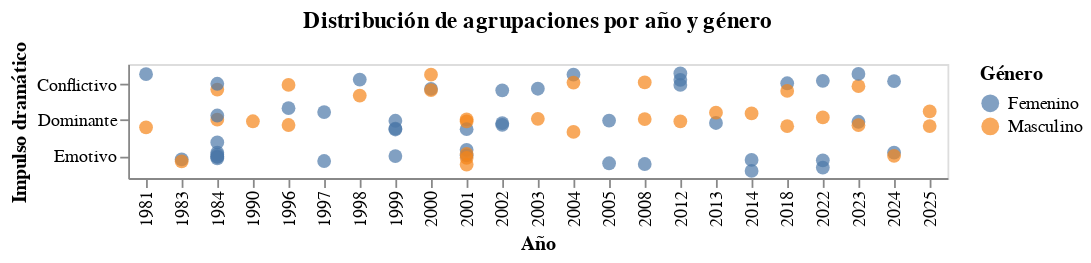

The notebook cell this image was saved under:
### Code cell
chart = alt.Chart(df).mark_circle(size=60).encode(
    x=alt.X('año:O', title='Año'),
    y=alt.Y('Agrupaciones:N', title='Impulso dramático'),
    color=alt.Color('genero:N', title='Género'),
    tooltip=['personaje', 'Agrupaciones', 'genero', 'año']
).transform_calculate(
    jitter="sqrt(-2*log(random()))*cos(2*PI*random())"
).encode(
    yOffset='jitter:Q'
).properties(
    title='Distribución de agrupaciones por año y género'
)

chart

### Figure 1 — Vega-Lite specification as saved in the notebook (floating-point values rounded to 4 significant figures)
{"config": {"view": {"continuousWidth": 300, "continuousHeight": 300}}, "data": {"name": "data-dc6edd14377c7f2879fd6ae60e64e24b"}, "mark": {"type": "circle", "size": 60}, "encoding": {"color": {"field": "genero", "title": "Género", "type": "nominal"}, "tooltip": [{"field": "personaje", "type": "nominal"}, {"field": "Agrupaciones", "type": "nominal"}, {"field": "genero", "type": "nominal"}, {"field": "año", "type": "quantitative"}], "x": {"field": "año", "title": "Año", "type": "ordinal"}, "y": {"field": "Agrupaciones", "title": "Impulso dramático", "type": "nominal"}, "yOffset": {"field": "jitter", "type": "quantitative"}}, "title": "Distribución de agrupaciones por año y género", "transform": [{"calculate": "sqrt(-2*log(random()))*cos(2*PI*random())", "as": "jitter"}], "$schema": "https://vega.github.io/schema/vega-lite/v5.20.1.json", "datasets": {"data-dc6edd14377c7f2879fd6ae60e64e24b": [{"personaje": "Marcia Espínola", "genero": "Femenino", "roles": "Protagonista", "teleserie": "La madrastra", "genero-teleserie": "Drama", "canal": "T13", "año": 1981, "tipo-de-accion": "Regresa después de 20 años para demostrar su inocencia", "estado-civil": "Casado", "fuerza-actua": "Perjudicada", "Agrupaciones": "Conflictivo", "agrupaciones": "Placeholder"}, {"personaje": "Esteban San Lucas", "genero": "Masculino", "roles": "Protagonista", "teleserie": "La madrastra", "genero-teleserie": "Drama", "canal": "T13", "año": 1981, "tipo-de-accion": "Le miente a sus hijos y encierra a su esposa en la cárcel ", "estado-civil": "Casado", "fuerza-actua": "Poderoso", "Agrupaciones": "Dominante", "agrupaciones": "Placeholder"}, {"personaje": "Dalia Venezzia", "genero": "Femenino", "roles": "Protagonista", "teleserie": "La noche del cobarde", "genero-teleserie": "Drama", "canal": "T13", "año": 1983, "tipo-de-accion": "Busca venganza de quien la violó", "estado-civil": "Soltero", "fuerza-actua": "Justicia", "Agrupaciones": "Emotivo", "agrupaciones": "Placeholder"}, {"personaje": "Almiro Villarrobles ", "genero": "Masculino", "roles": "Antagonista", "teleserie": "La noche del cobarde", "genero-teleserie": "Drama", "canal": "T13", "año": 1983, "tipo-de-accion": "Vuelve al pueblo donde viejas culpas lo persiguen", "estado-civil": "Soltero", "fuerza-actua": "Justicia", "Agrupaciones": "Emotivo", "agrupaciones": "Placeholder"}, {"personaje": "Hernán Ugalde ", "genero": "Masculino", "roles": "Protagonista", "teleserie": "La torre 10", "genero-teleserie": "Drama", "canal": "TVN", "año": 1984, "tipo-de-accion": "Llega a la torre pero se enfrenta con su exesposa y diversos problemas", "estado-civil": "Viudo", "fuerza-actua": "Perjudicada", "Agrupaciones": "Conflictivo", "agrupaciones": "Placeholder"}, {"personaje": "Thelma Bernhardt", "genero": "Femenino", "roles": "Antagonista", "teleserie": "La torre 10", "genero-teleserie": "Drama", "canal": "TVN", "año": 1984, "tipo-de-accion": "Enamorada, cobra venganzas y daña para que esten con ella", "estado-civil": "Soltero", "fuerza-actua": "Venganza", "Agrupaciones": "Emotivo", "agrupaciones": "Placeholder"}, {"personaje": "Teresa Rodríguez", "genero": "Femenino", "roles": "Protagonista", "teleserie": "Las herederas", "genero-teleserie": "Drama", "canal": "T13", "año": 1984, "tipo-de-accion": "Debe recibirse de periodista para obtener la herencia", "estado-civil": "Soltero", "fuerza-actua": "Obligada", "Agrupaciones": "Emotivo", "agrupaciones": "Placeholder"}, {"personaje": "Patricia Duval", "genero": "Femenino", "roles": "Protagonista", "teleserie": "Las herederas", "genero-teleserie": "Drama", "canal": "T13", "año": 1984, "tipo-de-accion": "Debe casarse con Rafael para obtener la herencia ", "estado-civil": "Soltero", "fuerza-actua": "Obligada", "Agrupaciones": "Emotivo", "agrupaciones": "Placeholder"}, {"personaje": "Isadora Duval", "genero": "Femenino", "roles": "Protagonista", "teleserie": "Las herederas", "genero-teleserie": "Drama", "canal": "T13", "año": 1984, "tipo-de-accion": "Debe dejar su carrera e irse a vivir a una hacienda para obtener la herencia", "estado-civil": "Soltero", "fuerza-actua": "Obligada", "Agrupaciones": "Emotivo", "agrupaciones": "Placeholder"}, {"personaje": "Ana María Zelada", "genero": "Femenino", "roles": "Protagonista", "teleserie": "Las herederas", "genero-teleserie": "Drama", "canal": "T13", "año": 1984, "tipo-de-accion": "Debe vivir con su madre a la que no conoce para recibir la herencia ", "estado-civil": "Soltero", "fuerza-actua": "Obligada", "Agrupaciones": "Emotivo", "agrupaciones": "Placeholder"}, {"personaje": "Gilda Díaz-Steiner", "genero": "Femenino", "roles": "Protagonista", "teleserie": "Las herederas", "genero-teleserie": "Drama", "canal": "T13", "año": 1984, "tipo-de-accion": "Debe volver al país para obtener la herencia", "estado-civil": "Soltero", "fuerza-actua": "Obligada", "Agrupaciones": "Emotivo", "agrupaciones": "Placeholder"}, {"personaje": "Ladislao Duval", "genero": "Masculino", "roles": "Secundario", "teleserie": "Las herederas", "genero-teleserie": "Drama", "canal": "T13", "año": 1984, "tipo-de-accion": "Deja una herencia a mujeres que no compartían nada en común", "estado-civil": "Soltero", "fuerza-actua": "Poderoso", "Agrupaciones": "Dominante", "agrupaciones": "Placeholder"}, {"personaje": "Artemisa Mykonos ", "genero": "Femenino", "roles": "Protagonista", "teleserie": "Los títeres", "genero-teleserie": "Drama", "canal": "T13", "año": 1984, "tipo-de-accion": "Busca venganza de quien le hacia bullying toda su vida", "estado-civil": "Prometido", "fuerza-actua": "Perjudicada", "Agrupaciones": "Conflictivo", "agrupaciones": "Placeholder"}, {"personaje": "Adriana Godan", "genero": "Femenino", "roles": "Antagonista", "teleserie": "Los títeres", "genero-teleserie": "Drama", "canal": "T13", "año": 1984, "tipo-de-accion": "Trata de dañar a la protagonista con el poder y la belleza que tiene", "estado-civil": "Soltero", "fuerza-actua": "Poderoso", "Agrupaciones": "Dominante", "agrupaciones": "Placeholder"}, {"personaje": "Leo Castillo ", "genero": "Masculino", "roles": "Protagonista", "teleserie": "¿Te conté?", "genero-teleserie": "Drama", "canal": "T13", "año": 1990, "tipo-de-accion": "Debe escoger entre dos enamoradas", "estado-civil": "Soltero", "fuerza-actua": "Líder", "Agrupaciones": "Dominante", "agrupaciones": "Placeholder"}, {"personaje": "Federico Valdivieso", "genero": "Masculino", "roles": "Protagonista", "teleserie": "Sucupira ", "genero-teleserie": "Comedia", "canal": "TVN", "año": 1996, "tipo-de-accion": "Se postula a alcalde con un pésimo programa", "estado-civil": "Soltero", "fuerza-actua": "Poderoso", "Agrupaciones": "Dominante", "agrupaciones": "Placeholder"}, {"personaje": "Mariana Montero", "genero": "Femenino", "roles": "Protagonista", "teleserie": "Sucupira ", "genero-teleserie": "Comedia", "canal": "TVN", "año": 1996, "tipo-de-accion": "Se postula a alcalde para poder tener más poder", "estado-civil": "Viudo", "fuerza-actua": "Poderoso", "Agrupaciones": "Dominante", "agrupaciones": "Placeholder"}, {"personaje": "Emilio", "genero": "Masculino", "roles": "Protagonista", "teleserie": "Playa salvaje", "genero-teleserie": "Comedia", "canal": "TVN", "año": 1996, "tipo-de-accion": "Joven surfista que debe enfrentar sus traumas del pasado", "estado-civil": "En relación", "fuerza-actua": "Perjudicada", "Agrupaciones": "Conflictivo", "agrupaciones": "Placeholder"}, {"personaje": "Paulina ", "genero": "Femenino", "roles": "Protagonista", "teleserie": "Playa salvaje", "genero-teleserie": "Drama", "canal": "T13", "año": 1997, "tipo-de-accion": "Novia de emilio que se preocupa de él pero sus miedos la frenan", "estado-civil": "En relación", "fuerza-actua": "Enamorada", "Agrupaciones": "Emotivo", "agrupaciones": "Placeholder"}, {"personaje": "Gabriela Ossandón", "genero": "Femenino", "roles": "Antagonista", "teleserie": "Playa salvaje", "genero-teleserie": "Drama", "canal": "T13", "año": 1997, "tipo-de-accion": "Dueña de una empresa que la conecta con una fallecida de la playa", "estado-civil": "Soltero", "fuerza-actua": "Poderoso", "Agrupaciones": "Dominante", "agrupaciones": "Placeholder"}, {"personaje": "Vaitea Ahoa Tuki ", "genero": "Femenino", "roles": "Protagonista", "teleserie": "Iorana ", "genero-teleserie": "Comedia romántica", "canal": "TVN", "año": 1998, "tipo-de-accion": "Se quiere casar pero no puede por el padre de su novio", "estado-civil": "Prometido", "fuerza-actua": "Perjudicada", "Agrupaciones": "Conflictivo", "agrupaciones": "Placeholder"}, {"personaje": "Cristián", "genero": "Masculino", "roles": "Protagonista", "teleserie": "Iorana ", "genero-teleserie": "Comedia romántica", "canal": "TVN", "año": 1998, "tipo-de-accion": "Se quiere casar pero su padre vuelve a la isla y debe resolver los conflictos que dejo", "estado-civil": "Prometido", "fuerza-actua": "Perjudicada", "Agrupaciones": "Conflictivo", "agrupaciones": "Placeholder"}, {"personaje": "Catalina Chamorro", "genero": "Femenino", "roles": "Protagonista", "teleserie": "La fiera", "genero-teleserie": "Comedia romántica", "canal": "TVN", "año": 1999, "tipo-de-accion": "La quieren casar obligada pero se mantiene alejada por su fuerte carácter", "estado-civil": "Soltero", "fuerza-actua": "Obligada", "Agrupaciones": "Emotivo", "agrupaciones": "Placeholder"}, {"personaje": "Magdalena Ossandón", "genero": "Femenino", "roles": "Antagonista", "teleserie": "La fiera", "genero-teleserie": "Comedia romántica", "canal": "TVN", "año": 1999, "tipo-de-accion": "Mantiene una relacion con el hermano de la protagonista pero busca dañarla", "estado-civil": "Soltero", "fuerza-actua": "Poderoso", "Agrupaciones": "Dominante", "agrupaciones": "Placeholder"}, {"personaje": "Emilia Patiño", "genero": "Femenino", "roles": "Protagonista", "teleserie": "Aquelarre", "genero-teleserie": "Drama", "canal": "TVN", "año": 1999, "tipo-de-accion": "Se hace cargo de administrar las tierras de su padre, se enamora del hijo de Elena", "estado-civil": "Prometido", "fuerza-actua": "Poderoso", "Agrupaciones": "Dominante", "agrupaciones": "Placeholder"}, {"personaje": "Elena Vergara", "genero": "Femenino", "roles": "Antagonista", "teleserie": "Aquelarre", "genero-teleserie": "Drama", "canal": "TVN", "año": 1999, "tipo-de-accion": "Es benefactora de su pueblo, odia a su hijo sobre todo", "estado-civil": "Soltero", "fuerza-actua": "Poderoso", "Agrupaciones": "Dominante", "agrupaciones": "Placeholder"}, {"personaje": "Jovanka Antich", "genero": "Femenino", "roles": "Protagonista", "teleserie": "Romané", "genero-teleserie": "Comedia romántica", "canal": "TVN", "año": 2000, "tipo-de-accion": "Joven madre que es humillada por su primer esposo y vuelve a Chile con un secreto", "estado-civil": "Soltero", "fuerza-actua": "Perjudicada", "Agrupaciones": "Conflictivo", "agrupaciones": "Placeholder"}, {"personaje": "Padre Juan Bautista Domínguez", "genero": "Masculino", "roles": "Protagonista", "teleserie": "Romané", "genero-teleserie": "Comedia romántica", "canal": "TVN", "año": 2000, "tipo-de-accion": "Padre que se enamora de la protagonista pero es hermano de su primer marido", "estado-civil": "Soltero", "fuerza-actua": "Perjudicada", "Agrupaciones": "Conflictivo", "agrupaciones": "Placeholder"}, {"personaje": "Rafael Antonio Domínguez", "genero": "Masculino", "roles": "Antagonista", "teleserie": "Romané", "genero-teleserie": "Comedia romántica", "canal": "TVN", "año": 2000, "tipo-de-accion": "Es padre de una hija de la protagonista pero no lo sabe", "estado-civil": "Soltero", "fuerza-actua": "Perjudicada", "Agrupaciones": "Conflictivo", "agrupaciones": "Placeholder"}, {"personaje": "Fernanda", "genero": "Femenino", "roles": "Secundario", "teleserie": "Amores de mercado", "genero-teleserie": "Comedia", "canal": "TVN", "año": 2001, "tipo-de-accion": "Enamorada de Rodolfo no sabe que es su otro hermano", "estado-civil": "Prometido", "fuerza-actua": "Enamorada", "Agrupaciones": "Emotivo", "agrupaciones": "Placeholder"}, {"personaje": "Betsabé", "genero": "Femenino", "roles": "Secundario", "teleserie": "Amores de mercado", "genero-teleserie": "Comedia", "canal": "TVN", "año": 2001, "tipo-de-accion": "Novia enamorada de Pelluco que no sabe que es otra persona quien trabaja en el mercado", "estado-civil": "Soltero", "fuerza-actua": "Enamorada", "Agrupaciones": "Emotivo", "agrupaciones": "Placeholder"}, {"personaje": "Pelluco", "genero": "Masculino", "roles": "Protagonista", "teleserie": "Amores de mercado", "genero-teleserie": "Comedia", "canal": "TVN", "año": 2001, "tipo-de-accion": "Es de clase media que trabaja en el mercado pero sin saberlo cambia de vida con su gemelo", "estado-civil": "Soltero", "fuerza-actua": "Afectado", "Agrupaciones": "Emotivo", "agrupaciones": "Placeholder"}, {"personaje": "Rodolfo", "genero": "Masculino", "roles": "Protagonista", "teleserie": "Amores de mercado", "genero-teleserie": "Comedia", "canal": "TVN", "año": 2001, "tipo-de-accion": "Es de clase alta, vive con lujos pero cambia de vida y entra a trabajar al mercado", "estado-civil": "Prometido", "fuerza-actua": "Afectado", "Agrupaciones": "Emotivo", "agrupaciones": "Placeholder"}, {"personaje": "Ignacio Valdés", "genero": "Masculino", "roles": "Antagonista", "teleserie": "Amores de mercado", "genero-teleserie": "Comedia", "canal": "TVN", "año": 2001, "tipo-de-accion": "Hermanastro que busca quedarse con Fernanda", "estado-civil": "Soltero", "fuerza-actua": "Ambición ", "Agrupaciones": "Dominante", "agrupaciones": "Placeholder"}, {"personaje": "Inés Clark García", "genero": "Femenino", "roles": "Protagonista", "teleserie": "Pampa ilusión", "genero-teleserie": "Comedia romántica", "canal": "TVN", "año": 2001, "tipo-de-accion": "Se hace pasar por hombre en el día para acercarse a su papá y descubrir su pasado", "estado-civil": "Soltero", "fuerza-actua": "Decisivo ", "Agrupaciones": "Dominante", "agrupaciones": "Placeholder"}, {"personaje": "José Miguel Inostroza", "genero": "Masculino", "roles": "Protagonista", "teleserie": "Pampa ilusión", "genero-teleserie": "Comedia romántica", "canal": "TVN", "año": 2001, "tipo-de-accion": "Se enamora pérdidamente de Inés, sin  saber que es hija de su patrón", "estado-civil": "Soltero", "fuerza-actua": "Enamorada", "Agrupaciones": "Emotivo", "agrupaciones": "Placeholder"}, {"personaje": "William Clark Stevensons", "genero": "Masculino", "roles": "Antagonista", "teleserie": "Pampa ilusión", "genero-teleserie": "Comedia romántica", "canal": "TVN", "año": 2001, "tipo-de-accion": "Es un empresario que odia a su hija y que tratara de hacer todo lo posible para vivir cómodo y en paz", "estado-civil": "Casado", "fuerza-actua": "Poderoso", "Agrupaciones": "Dominante", "agrupaciones": "Placeholder"}, {"personaje": "Olga Soto", "genero": "Femenino", "roles": "Protagonista", "teleserie": "El circo de las Montini", "genero-teleserie": "Comedia", "canal": "TVN", "año": 2002, "tipo-de-accion": "Dueña del circo que busca dejar a una de sus hijas a cargo", "estado-civil": "Viudo", "fuerza-actua": "Poderoso", "Agrupaciones": "Dominante", "agrupaciones": "Placeholder"}, {"personaje": "Olga segunda", "genero": "Femenino", "roles": "Protagonista", "teleserie": "El circo de las Montini", "genero-teleserie": "Comedia", "canal": "TVN", "año": 2002, "tipo-de-accion": "Hija preferida que esconde el secreto de su hija y cuando regresa trae problemas del pasado", "estado-civil": "Soltero", "fuerza-actua": "Poderoso", "Agrupaciones": "Dominante", "agrupaciones": "Placeholder"}, {"personaje": "Olga tercera", "genero": "Femenino", "roles": "Secundario", "teleserie": "El circo de las Montini", "genero-teleserie": "Comedia", "canal": "TVN", "año": 2002, "tipo-de-accion": "Hija de Olga segunda, se enamora de su papá sin saber quien es", "estado-civil": "Soltero", "fuerza-actua": "Perjudicada", "Agrupaciones": "Conflictivo", "agrupaciones": "Placeholder"}, {"personaje": "Valentina Fernández de Mercader", "genero": "Femenino", "roles": "Protagonista", "teleserie": "Machos", "genero-teleserie": "Drama", "canal": "T13", "año": 2003, "tipo-de-accion": "Esposa del connotado médico, padre de 7 hijos", "estado-civil": "Casado", "fuerza-actua": "Perjudicada", "Agrupaciones": "Conflictivo", "agrupaciones": "Placeholder"}, {"personaje": "Ángel Mercader", "genero": "Masculino", "roles": "Protagonista", "teleserie": "Machos", "genero-teleserie": "Drama", "canal": "T13", "año": 2003, "tipo-de-accion": "Famoso médico que trata de educar a sus hijos como machos", "estado-civil": "Casado", "fuerza-actua": "Poderoso", "Agrupaciones": "Dominante", "agrupaciones": "Placeholder"}, {"personaje": "Matilde del Solar", "genero": "Femenino", "roles": "Protagonista", "teleserie": "Los pincheira", "genero-teleserie": "Drama", "canal": "TVN", "año": 2004, "tipo-de-accion": "Esposa de Martin que sufre mucho por su infeliz matrimonio y es secuestrada para conseguir dinero", "estado-civil": "Casado", "fuerza-actua": "Perjudicada", "Agrupaciones": "Conflictivo", "agrupaciones": "Placeholder"}, {"personaje": "Miguel Molina Linares", "genero": "Masculino", "roles": "Protagonista", "teleserie": "Los pincheira", "genero-teleserie": "Drama", "canal": "TVN", "año": 2004, "tipo-de-accion": "Hijo mayor de su padre, al cual asesinaron, roba comida y secuestra mujeres para obtener dinero", "estado-civil": "Soltero", "fuerza-actua": "Perjudicada", "Agrupaciones": "Conflictivo", "agrupaciones": "Placeholder"}, {"personaje": "Martín Ortúzar", "genero": "Masculino", "roles": "Antagonista", "teleserie": "Los pincheira", "genero-teleserie": "Drama", "canal": "TVN", "año": 2004, "tipo-de-accion": "Poderoso heredero de tierras que está casado pero su esposa es secuestrada por Miguel", "estado-civil": "Casado", "fuerza-actua": "Poderoso", "Agrupaciones": "Dominante", "agrupaciones": "Placeholder"}, {"personaje": "Beatriz González", "genero": "Femenino", "roles": "Protagonista", "teleserie": "Brujas", "genero-teleserie": "Comedia dramática", "canal": "T13", "año": 2005, "tipo-de-accion": "Es humilde y trabaja como profesional del servicio. Se enamora del dueño que fallece y ella toma venganza", "estado-civil": "Viudo", "fuerza-actua": "Venganza", "Agrupaciones": "Emotivo", "agrupaciones": "Placeholder"}, {"personaje": "Cassandra García", "genero": "Femenino", "roles": "Antagonista", "teleserie": "Brujas", "genero-teleserie": "Comedia dramática", "canal": "T13", "año": 2005, "tipo-de-accion": "Es la principal sospechosa del la muerte del dueño, busca siempre alcanzar mejor posición laboral", "estado-civil": "En relación", "fuerza-actua": "Poderoso", "Agrupaciones": "Dominante", "agrupaciones": "Placeholder"}, {"personaje": "Leonor Amenábar Montt", "genero": "Femenino", "roles": "Protagonista", "teleserie": "El señor de la querencia", "genero-teleserie": "Drama", "canal": "TVN", "año": 2008, "tipo-de-accion": "Esposa de Echenique, comienza a enamorarse de Manuel", "estado-civil": "Casado", "fuerza-actua": "Enamorada", "Agrupaciones": "Emotivo", "agrupaciones": "Placeholder"}, {"personaje": "Manuel Pradenas Leiva", "genero": "Masculino", "roles": "Protagonista", "teleserie": "El señor de la querencia", "genero-teleserie": "Drama", "canal": "TVN", "año": 2008, "tipo-de-accion": "Es obrero del imperio Echenique, pero aun no conoce las relaciones que mantiene con la querencia", "estado-civil": "Soltero", "fuerza-actua": "Perjudicada", "Agrupaciones": "Conflictivo", "agrupaciones": "Placeholder"}, {"personaje": "José Luis Echeñique Valdivieso", "genero": "Masculino", "roles": "Antagonista", "teleserie": "El señor de la querencia", "genero-teleserie": "Drama", "canal": "TVN", "año": 2008, "tipo-de-accion": "Dueño del imperio, su esposa se enamora del obrero", "estado-civil": "Casado", "fuerza-actua": "Poderoso", "Agrupaciones": "Dominante", "agrupaciones": "Placeholder"}, {"personaje": "Cristina Moreno", "genero": "Femenino", "roles": "Protagonista", "teleserie": "Soltera otra vez", "genero-teleserie": "Comedia romántica", "canal": "T13", "año": 2012, "tipo-de-accion": "La deja su novio después de muchos años y comienza su nueva vida como soltera", "estado-civil": "Soltero", "fuerza-actua": "Celos", "Agrupaciones": "Conflictivo", "agrupaciones": "Placeholder"}, {"personaje": "Nicole Cerutti ", "genero": "Femenino", "roles": "Antagonista", "teleserie": "Soltera otra vez", "genero-teleserie": "Comedia romántica", "canal": "T13", "año": 2012, "tipo-de-accion": "La amante del novio, Cristina le tenía mucha envidia", "estado-civil": "Soltero", "fuerza-actua": "Celos", "Agrupaciones": "Conflictivo", "agrupaciones": "Placeholder"}, {"personaje": "Pedro Armstrong", "genero": "Masculino", "roles": "Protagonista", "teleserie": "Separados", "genero-teleserie": "Comedia romántica", "canal": "TVN", "año": 2012, "tipo-de-accion": "No le gusta su vida actual, decide separarse y comenzar de nuevo viviendo con puros hombres separados", "estado-civil": "Casado", "fuerza-actua": "Decisivo ", "Agrupaciones": "Dominante", "agrupaciones": "Placeholder"}, {"personaje": "Carola Cavada", "genero": "Femenino", "roles": "Secundario", "teleserie": "Separados", "genero-teleserie": "Comedia romántica", "canal": "TVN", "año": 2012, "tipo-de-accion": "Es exesposa del protagonista, actúa como la ex loca para poder conquistar nuevamente a Pedro", "estado-civil": "Soltero", "fuerza-actua": "Celos", "Agrupaciones": "Conflictivo", "agrupaciones": "Placeholder"}, {"personaje": "Verónica Díaz", "genero": "Femenino", "roles": "Protagonista", "teleserie": "Las vegas", "genero-teleserie": "Comedia romántica", "canal": "T13", "año": 2013, "tipo-de-accion": "Matriarca de la familia y del club nocturno, después de quedar viuda, debe salir adelante", "estado-civil": "Viudo", "fuerza-actua": "Poderoso", "Agrupaciones": "Dominante", "agrupaciones": "Placeholder"}, {"personaje": "Álvaro Sandoval", "genero": "Masculino", "roles": "Antagonista", "teleserie": "Las vegas", "genero-teleserie": "Comedia romántica", "canal": "T13", "año": 2013, "tipo-de-accion": "Manipula a la matriarca y se involucra en redes de narcotraficantes para poder controlar el club", "estado-civil": "Soltero", "fuerza-actua": "Poderoso", "Agrupaciones": "Dominante", "agrupaciones": "Placeholder"}, {"personaje": "Violeta Padilla", "genero": "Femenino", "roles": "Secundario", "teleserie": "Papá a la deriva", "genero-teleserie": "Comedia romántica", "canal": "MEGA", "año": 2014, "tipo-de-accion": "Se enamora de Bruno, pero tiene novio y están en distintas situaciones sociales", "estado-civil": "Soltero", "fuerza-actua": "Enamorada", "Agrupaciones": "Emotivo", "agrupaciones": "Placeholder"}, {"personaje": "Bruno Montt", "genero": "Masculino", "roles": "Protagonista", "teleserie": "Papá a la deriva", "genero-teleserie": "Comedia romántica", "canal": "MEGA", "año": 2014, "tipo-de-accion": "Capitán y padre de 3 hijos que se enamoró de Violeta", "estado-civil": "Soltero", "fuerza-actua": "Líder", "Agrupaciones": "Dominante", "agrupaciones": "Placeholder"}, {"personaje": "Rosario Quevedo", "genero": "Femenino", "roles": "Secundario", "teleserie": "Papá a la deriva", "genero-teleserie": "Comedia romántica", "canal": "MEGA", "año": 2014, "tipo-de-accion": "Quiere quedarse con Bruno, hace todo lo posible para enamorarlo", "estado-civil": "Soltero", "fuerza-actua": "Enamorada", "Agrupaciones": "Emotivo", "agrupaciones": "Placeholder"}, {"personaje": "María Elsa ", "genero": "Femenino", "roles": "Protagonista", "teleserie": "Perdona nuestros pecados", "genero-teleserie": "Drama", "canal": "MEGA", "año": 2018, "tipo-de-accion": "Hija favorita de su poderoso padre, se enamora de Reynaldo sin saber la venganza que él buscaba", "estado-civil": "Soltero", "fuerza-actua": "Perjudicada", "Agrupaciones": "Conflictivo", "agrupaciones": "Placeholder"}, {"personaje": "Padre Reynaldo Suárez", "genero": "Masculino", "roles": "Protagonista", "teleserie": "Perdona nuestros pecados", "genero-teleserie": "Drama", "canal": "MEGA", "año": 2018, "tipo-de-accion": "Llega al pueblo para cobrar venganza del suicidio de su hermana. Se enamora de María Elsa", "estado-civil": "Soltero", "fuerza-actua": "Perjudicada", "Agrupaciones": "Conflictivo", "agrupaciones": "Placeholder"}, {"personaje": "Armando Quiroga", "genero": "Masculino", "roles": "Antagonista", "teleserie": "Perdona nuestros pecados", "genero-teleserie": "Drama", "canal": "MEGA", "año": 2018, "tipo-de-accion": "Violó a la hermana de Reynaldo y solo sabe una persona. Trata de mantener su vida como era", "estado-civil": "Soltero", "fuerza-actua": "Poderoso", "Agrupaciones": "Dominante", "agrupaciones": "Placeholder"}, {"personaje": "Agustina Mackenna", "genero": "Femenino", "roles": "Protagonista", "teleserie": "Verdades ocultas", "genero-teleserie": "Drama", "canal": "MEGA", "año": 2022, "tipo-de-accion": "Su madre la vende y con el tiempo se entera, entre enredos de poder y amor", "estado-civil": "Soltero", "fuerza-actua": "Venganza", "Agrupaciones": "Emotivo", "agrupaciones": "Placeholder"}, {"personaje": "Rocío Verdugo", "genero": "Femenino", "roles": "Protagonista", "teleserie": "Verdades ocultas", "genero-teleserie": "Drama", "canal": "MEGA", "año": 2022, "tipo-de-accion": "Es humilde, pero sufre muchos chantajes por parte de su hermana", "estado-civil": "Soltero", "fuerza-actua": "Perjudicada", "Agrupaciones": "Conflictivo", "agrupaciones": "Placeholder"}, {"personaje": "Eliana Zapata", "genero": "Femenino", "roles": "Antagonista", "teleserie": "Verdades ocultas", "genero-teleserie": "Drama", "canal": "MEGA", "año": 2022, "tipo-de-accion": "Quería cobrar venganza por la muerte de su hermano, estaba resentida con su pasado. Quiere matar al hijo de Rocío", "estado-civil": "En relación", "fuerza-actua": "Venganza", "Agrupaciones": "Emotivo", "agrupaciones": "Placeholder"}, {"personaje": "Leonardo San Martín", "genero": "Masculino", "roles": "Antagonista", "teleserie": "Verdades ocultas", "genero-teleserie": "Drama", "canal": "MEGA", "año": 2022, "tipo-de-accion": "Su obsesión con las mujeres que amaba lo llevaron a matar a muchas personas ", "estado-civil": "Soltero", "fuerza-actua": "Decisivo ", "Agrupaciones": "Dominante", "agrupaciones": "Placeholder"}, {"personaje": "Baltazar Rodríguez ", "genero": "Masculino", "roles": "Protagonista", "teleserie": "La ley de Baltazar", "genero-teleserie": "Comedia dramática", "canal": "MEGA", "año": 2023, "tipo-de-accion": "Quiere volver a reconquistar a su viejo amor y vivir solo, pero sus hijos se interponen", "estado-civil": "Viudo", "fuerza-actua": "Perjudicada", "Agrupaciones": "Conflictivo", "agrupaciones": "Placeholder"}, {"personaje": "Margarita Fuentes", "genero": "Femenino", "roles": "Secundario", "teleserie": "La ley de Baltazar", "genero-teleserie": "Comedia dramática", "canal": "MEGA", "año": 2023, "tipo-de-accion": "Es monja, no puede estar con Baltazar", "estado-civil": "Soltero", "fuerza-actua": "Perjudicada", "Agrupaciones": "Conflictivo", "agrupaciones": "Placeholder"}, {"personaje": "Cristina Moya", "genero": "Femenino", "roles": "Antagonista", "teleserie": "La ley de Baltazar", "genero-teleserie": "Comedia dramática", "canal": "MEGA", "año": 2023, "tipo-de-accion": "Está casada con el hijo de Baltazar y quiere quedarse con la herencia", "estado-civil": "Casado", "fuerza-actua": "Malo", "Agrupaciones": "Dominante", "agrupaciones": "Placeholder"}, {"personaje": "Hernán Olmedo", "genero": "Masculino", "roles": "Protagonista", "teleserie": "Generación 98", "genero-teleserie": "Comedia dramática", "canal": "MEGA", "año": 2023, "tipo-de-accion": "Engaña a todos sus excompañeros del colegio para que inviertan en un resort falso", "estado-civil": "Soltero", "fuerza-actua": "Malo", "Agrupaciones": "Dominante", "agrupaciones": "Placeholder"}, {"personaje": "Soledad García", "genero": "Femenino", "roles": "Protagonista", "teleserie": "Como la vida misma", "genero-teleserie": "Comedia", "canal": "MEGA", "año": 2024, "tipo-de-accion": "Conoce a su pareja por Tinder y se atreven a convivir con sus hijos juntos como una familia", "estado-civil": "En relación", "fuerza-actua": "En paz", "Agrupaciones": "Emotivo", "agrupaciones": "Placeholder"}, {"personaje": "Alonso Valdés", "genero": "Masculino", "roles": "Protagonista", "teleserie": "Como la vida misma", "genero-teleserie": "Comedia", "canal": "MEGA", "año": 2024, "tipo-de-accion": "Conoce a su pareja por Tinder y se atreven a convivir con sus hijos juntos como una familia", "estado-civil": "En relación", "fuerza-actua": "En paz", "Agrupaciones": "Emotivo", "agrupaciones": "Placeholder"}, {"personaje": "Octavia Werner", "genero": "Femenino", "roles": "Antagonista", "teleserie": "Como la vida misma", "genero-teleserie": "Comedia", "canal": "MEGA", "año": 2024, "tipo-de-accion": "Quiere recuperar la custodia de su hijo, y tiene muchos conflictos con Alonso", "estado-civil": "Soltero", "fuerza-actua": "Celos", "Agrupaciones": "Conflictivo", "agrupaciones": "Placeholder"}, {"personaje": "Raimundo Casablanca", "genero": "Masculino", "roles": "Protagonista", "teleserie": "Los casablanca", "genero-teleserie": "Drama", "canal": "MEGA", "año": 2025, "tipo-de-accion": "Padre de familia con mucho dinero", "estado-civil": "Soltero", "fuerza-actua": "Poderoso", "Agrupaciones": "Dominante", "agrupaciones": "Placeholder"}, {"personaje": "Iván Casablanca", "genero": "Masculino", "roles": "Antagonista", "teleserie": "Los casablanca", "genero-teleserie": "Drama", "canal": "MEGA", "año": 2025, "tipo-de-accion": "Quiere robarle la fortuna a su hermano. Su esposa se enamora de Raimundo", "estado-civil": "Soltero", "fuerza-actua": "Malo", "Agrupaciones": "Dominante", "agrupaciones": "Placeholder"}]}}
